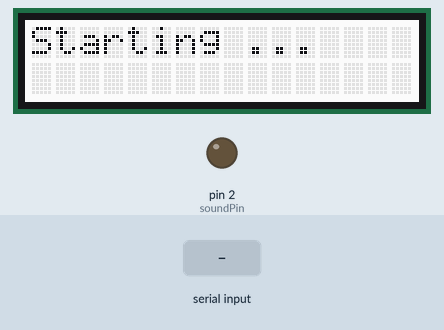
Simulated run of this sketch. Board: Arduino Uno, built with avr-gcc and run on an emulated ATmega328P. On the bench: 16×2 character LCD, output pins drawn as LEDs (lit = HIGH). The inputs (shaded band) are chosen by the test bench. What the sketch prints to the serial monitor is not drawn.

Above: at 0.1 s.
2.3 s: "2" received over the second serial link
At 3.5 s:
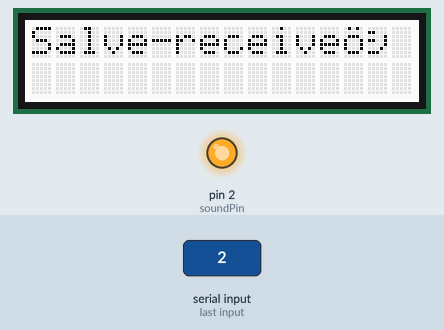
3.8 s: "1" received over Serial
At 4.2 s:
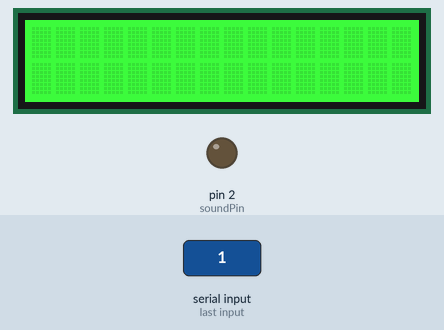
5.3 s: "1" received over the second serial link
At 6.0 s:
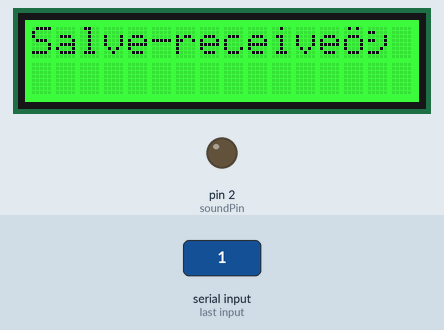
6.8 s: "3" received over the second serial link
At 7.1 s:
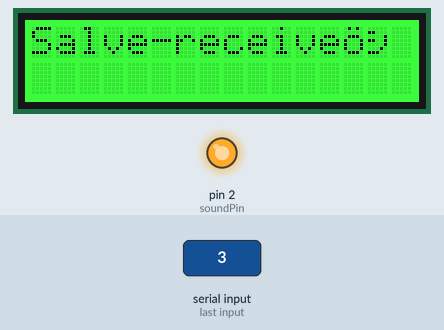
8.3 s: "0" received over the second serial link
At 9.5 s:
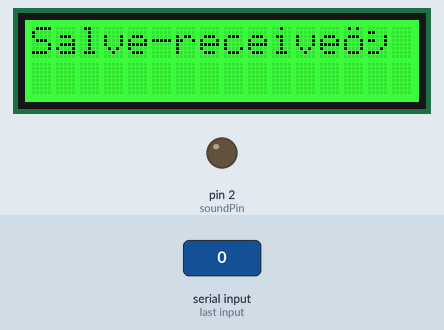
9.8 s: "0" received over Serial
At 11.2 s:
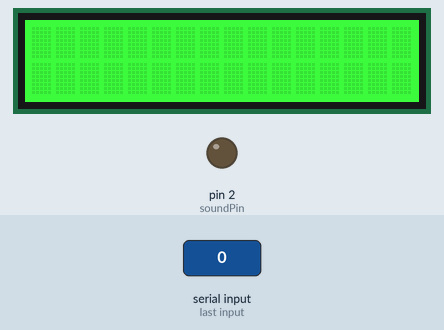
Timing chart, 0 to 12.3 s (numbered marks = the images above; inputs shaded):
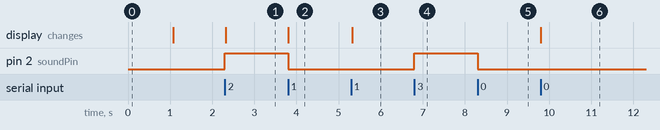

Measured:
- after the input at 2.3 s, pin 2 (soundPin): LOW → HIGH at once; the display: changes at once (image 1)
- after the input at 3.8 s, pin 2 (soundPin): HIGH → LOW at once; the display: changes at once (image 2)
- after the input at 5.3 s, the display: changes at once (image 3)
- after the input at 6.8 s, pin 2 (soundPin): LOW → HIGH at once
- after the input at 8.3 s, pin 2 (soundPin): HIGH → LOW at once
- after the input at 9.8 s, the display: changes at once (image 6)

The sketch:

SLave.ino
```cpp
#include <SoftwareSerial.h>
#include <Wire.h>
#include "rgb_lcd.h"
SoftwareSerial BTSerial(10, 9); // RX, TX
rgb_lcd lcd;
int ledPin = 4;
int soundPin = 2;
void setup() {
Serial.begin(9600);
BTSerial.begin(9600);
lcd.begin(16, 2);
lcd.setRGB(255, 255, 255); // 白色背景（正常接收時）
lcd.print("Starting ...");
delay(1000);
lcd.clear();
}
void loop() {
// 從序列監控視窗讀取輸入字元
if (Serial.available()) {
  analogWrite(soundPin, 0);
char c = Serial.read();
if (c == '1' || c == '0' || c == '2' || c == '3') {
BTSerial.write(c); // 傳送到 Master
lcd.clear();
lcd.setRGB(0, 255, 0); // 綠色背景：從端發送中
}
}
// 接收來自 Master 的訊息
if (BTSerial.available()) {
char c = BTSerial.read();
digitalWrite(ledPin, c == '1' ? HIGH : LOW);


if(c == '1'){
  analogWrite(soundPin, 100);
}else if(c == '2'){
  analogWrite(soundPin, 200);
}else if(c == '3'){
  analogWrite(soundPin, 254);
}else{
  analogWrite(soundPin, 0);
}
Serial.println(c);
lcd.clear();


lcd.clear();


Serial.print ("Salve-receive：");
Serial.println(c);
lcd.print("Salve-receive：");
lcd.println(c);
}
} 
```
